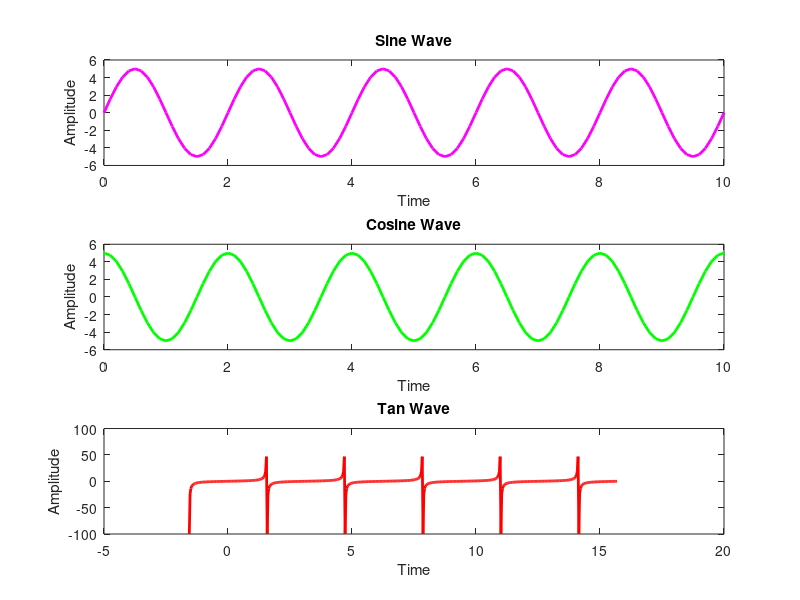

This figure's MATLAB source:
clc;
clear all;
close all;

t=0:0.1:10;
a=5;
f=0.5;
y1=a*sin(2*pi*f*t);
subplot(3,1,1)
plot(t,y1,'m','linewidth',2);
title('Sine Wave');
xlabel('Time');
ylabel('Amplitude');
y2=a*cos(2*pi*f*t);
subplot(3,1,2)
plot(t,y2,'g','linewidth',2);
title('Cosine Wave');
xlabel('Time');
ylabel('Amplitude');

dx = 0.01;
x = -pi/2+dx:pi/100:10*pi/2-dx;
y3 = tan(x);
subplot(3,1,3)
plot(x,y3,'r','linewidth',2);
title('Tan Wave');
xlabel('Time');
ylabel('Amplitude');